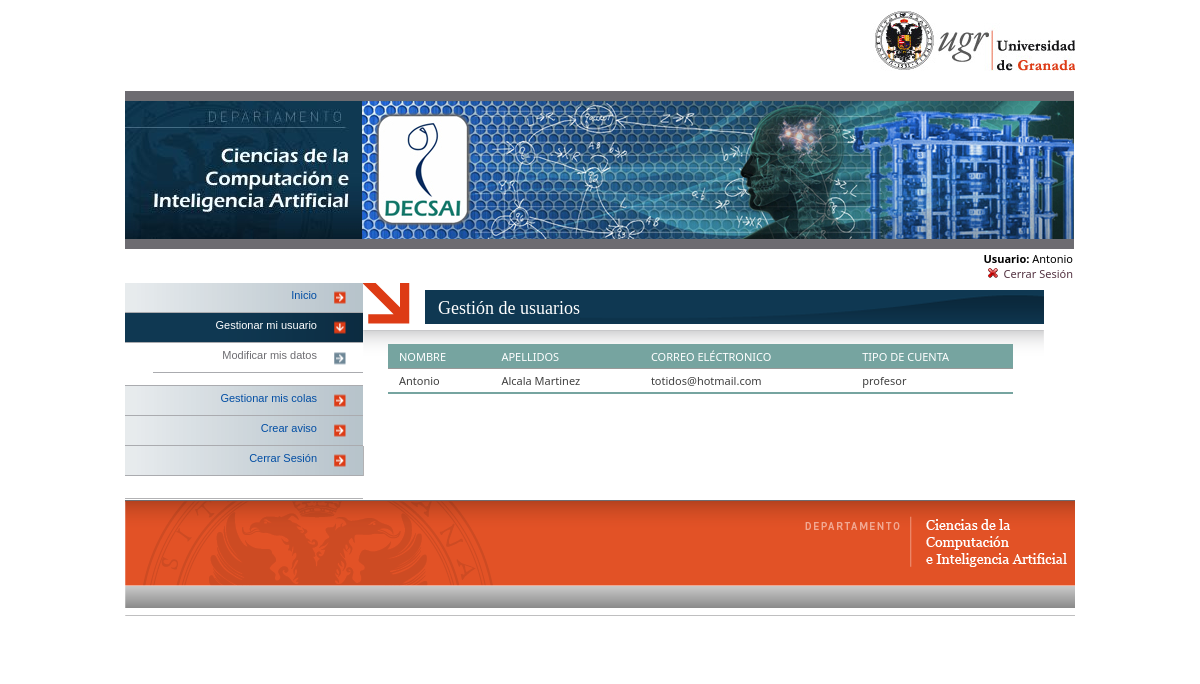
/GestionUsuarioProfesor.php (signed in), run on the app's committed database.
### tables this page shows
CREATE TABLE `usuarios` (
  `Nombre` varchar(30) NOT NULL,
  `Apellidos` varchar(30) NOT NULL,
  `DNI` varchar(9) NOT NULL,
  `Email` varchar(30) NOT NULL,
  `Password` varchar(32) NOT NULL,
  `Rol` varchar(30) NOT NULL
);

### ConexionBD.php (called while the page is built, shortened)
<?php
function conexion() {
    $servername = "solaris.ugr.es";
    $username = "ejercicio_pw";
    $password = "pass_ejercicio_pw";
    $dbname = "75152552Y";
    $conexion = mysqli_connect($servername, $username, $password, $dbname);
    return $conexion;
}
?>

### GestionUsuarioProfesor.php (the view, shortened to what this page needs)
<?php
require './ConexionBD.php';
?>
<!DOCTYPE html PUBLIC "-//W3C//DTD XHTML 1.0 Strict//EN" "http://www.w3.org/TR/xhtml1/DTD/xhtml1-strict.dtd">
<html xmlns="http://www.w3.org/1999/xhtml" lang="es" xml:lang="es" >
    <head>
        <link rel="stylesheet" id="css-style" type="text/css" href="css/style-gestionTurnos.css" media="all" />
        <link href="css/style_dock.css" rel="stylesheet" type="text/css" />
    </head>
    <body>
        <div id="contenedor_margenes" class="">
            <div id="contenedor" class="">
                <div id="cabecera" class="">
                    <h1 id="cab_inf">Ciencias de la Computación e Inteligencia Artificial</h1>
                    <div id="formularios">
                        <a href="http://www.ugr.es" id="enlace_ugr">Universidad de Granada</a>
                        <div class="depto titulo"><span class="titulo_stack">Departamento</span><a href="index.php" id="enlace_stack">Departamento de Ciencias de la Computación e I.A.</a></div>
                    </div>
                </div>
                <div style="width: 100%; text-align: right; margin: 0px auto 0px auto;">
                    <table align="center" style="width:100%; border:none; border-collapse: none; background-color:none; background: none;" class="tabla_menu">
                        <tbody>
                            <tr>
                                <td width="75%" align="left">
                                    <td style="text-align: right;"><b>Usuario:</b> <?php echo $_SESSION['nombre'] ?><br/>
                                        <img width="10px" height="10px" src="img/cerrar.png" alt="Cerrar Sesión">&nbsp;</img>
                                        <a href="CerrarSesion.php">Cerrar Sesión</a><br/>
                                    </td>
                                </td>
                            </tr>
                        </tbody>
                    </table>
                </div>
                <div>
                    <div id="general">
                        <div id="menus">
                            <div id="enlaces_secciones" class="mod-menu_secciones">
                                <ul>
                                    <li class="tipo2 item-first_level"><a href="PaginaProfesor.php">Inicio</a></li>
                                    <li class="selected tipo2-selected item-first_level"><a href="GestionUsuarioProfesor.php">Gestionar mi usuario</a></li>
                                    <ul>
                                        <li class="tipo1 item-second_level first-child" onclick="cogerDatos('ModificarProfesor.php?email=', 'enlace_modificar1')">
                                            <a href="ModificarProfesor.php?email=0" target="_self" id="enlace_modificar1">Modificar mis datos</a></li>
                                    </ul>
                                    <li class="tipo2 item-first_level"><a href="GestionColasProfesor.php">Gestionar mis colas</a></li>
                                    <li class="tipo2 item-first_level"><a href="CrearAviso.php">Crear aviso</a></li>
                                    <li class="tipo2 item-first_level"><a href="CerrarSesion.php">Cerrar Sesi&oacute;n</a></li>
                                </ul>
                            </div>
                        </div>
                        <div id="pagina">
                            <h1 id="titulo_pagina"><span class="texto_titulo">Gestión de usuarios</span></h1>
                            <div id="contenido" class="sec_interior">
                                <div class="content_doku" style="text-align:center">
                                    <?php
                                    $email = $_SESSION['email'];
                                    $sql = "SELECT * FROM `usuarios` where Email='$email'";
                                    $result = mysqli_query(conexion(), $sql);
                                    if ($result->num_rows > 0) {
                                        ?>
                                        <table class="sec_interior " style="width: 99%">
                                            <tbody>
                                                <tr>
                                                    <th class="leftalign">Nombre</th>
                                                    <th class="leftalign">Apellidos</th>
                                                    <th class="leftalign">Correo eléctronico</th>
                                                    <th class="leftalign">Tipo de cuenta</th>
                                                </tr>
                                                <?php while ($row = mysqli_fetch_array($result)) { ?>
                                                    <tr id="<?php echo $row['Email'] ?>" onclick="obtenerID(id); habilitarBotones();">
                                                        <td> <?php echo $row['Nombre'] ?> </td>
                                                        <td> <?php echo $row['Apellidos'] ?> </td>
                                                        <td> <?php echo $row['Email'] ?> </td>
                                                        <td> <?php echo $row['Rol'] ?> </td>
                                                    </tr>
                                                <?php } ?>
                                        </table>
                                        <?php
                                    }
                                    ?>
                                </div>
                            </div>
                        </div>
                    </div>
                    <div id="interior_pie">
                        <div id="pie">
                        </div>
                    </div>
                </div>
            </div>
        </div>
    </body>
</html>

### css/style_dock.css (style rules this page uses)
a, a:visited { outline: none }
img { border: none; }

### data on the page
usuarios: Nombre "Antonio", Apellidos "Alcala Martinez", Email "totidos@hotmail.com", Rol "profesor"

### other printed values
$_SESSION['nombre'] "Antonio"
